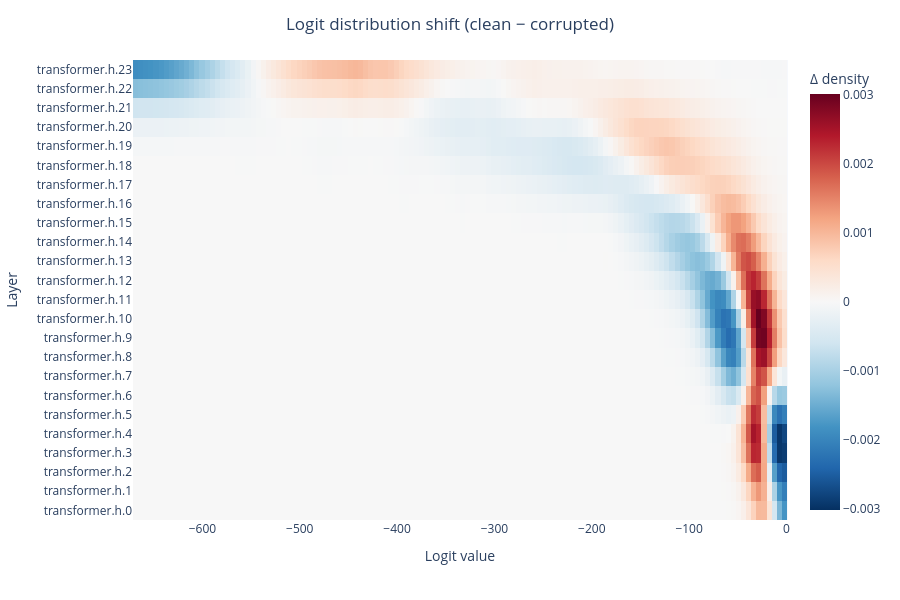

Notebook source saved alongside this figure:
### Code cell
hm_diff = compute_evolution_heatmap(filtered, n_bins=128, sigma=1.5, mode="diff")
fig = plot_evolution_heatmap(hm_diff)
fig.show()

### Figure 1 — Plotly figure (JSON) as saved in the notebook; plotly's stock layout.template omitted (floating-point values rounded to 4 significant figures; data arrays with more than 128 entries replaced by an {"elided": "..."} marker saying what was removed)
{"data": [{"colorbar": {"title": {"text": "Δ density"}}, "colorscale": [[0, "rgb(5,48,97)"], [0.1, "rgb(33,102,172)"], [0.2, "rgb(67,147,195)"], [0.3, "rgb(146,197,222)"], [0.4, "rgb(209,229,240)"], [0.5, "rgb(247,247,247)"], [0.6, "rgb(253,219,199)"], [0.7, "rgb(244,165,130)"], [0.8, "rgb(214,96,77)"], [0.9, "rgb(178,24,43)"], [1, "rgb(103,0,31)"]], "hovertemplate": "logit: %{x:.1f}<br>layer: %{y}<br>value: %{z:.4f}<extra></extra>", "type": "heatmap", "x": [-668.7, -663.4, -658.2, -652.9, -647.7, -642.4, -637.2, -631.9, -626.7, -621.4, -616.2, -610.9, -605.7, -600.4, -595.2, -589.9, -584.7, -579.4, -574.2, -568.9, -563.7, -558.4, -553.2, -547.9, -542.7, -537.4, -532.2, -526.9, -521.7, -516.5, -511.2, -506.0, -500.7, -495.5, -490.2, -485.0, -479.7, -474.5, -469.2, -464.0, -458.7, -453.5, -448.2, -443.0, -437.7, -432.5, -427.2, -422.0, -416.7, -411.5, -406.2, -401.0, -395.7, -390.5, -385.2, -380.0, -374.7, -369.5, -364.2, -359.0, -353.7, -348.5, -343.2, -338.0, -332.7, -327.5, -322.2, -317.0, -311.7, -306.5, -301.2, -296.0, -290.8, -285.5, -280.3, -275.0, -269.8, -264.5, -259.3, -254.0, -248.8, -243.5, -238.3, -233.0, -227.8, -222.5, -217.3, -212.0, -206.8, -201.5, -196.3, -191.0, -185.8, -180.5, -175.3, -170.0, -164.8, -159.5, -154.3, -149.0, -143.8, -138.5, -133.3, -128.0, -122.8, -117.5, -112.3, -107.0, -101.8, -96.54, -91.29, -86.05, -80.8, -75.55, -70.3, -65.05, -59.8, -54.55, -49.3, -44.05, -38.81, -33.56, -28.31, -23.06, -17.81, -12.56, -7.312, -2.063], "y": ["transformer.h.0", "transformer.h.1", "transformer.h.2", "transformer.h.3", "transformer.h.4", "transformer.h.5", "transformer.h.6", "transformer.h.7", "transformer.h.8", "transformer.h.9", "transformer.h.10", "transformer.h.11", "transformer.h.12", "transformer.h.13", "transformer.h.14", "transformer.h.15", "transformer.h.16", "transformer.h.17", "transformer.h.18", "transformer.h.19", "transformer.h.20", "transformer.h.21", "transformer.h.22", "transformer.h.23"], "z": {"elided": "24x128 float values"}, "zmax": 0.003019, "zmin": -0.003019}], "layout": {"font": {"size": 12}, "height": 600, "margin": {"b": 80, "l": 60, "r": 40, "t": 60}, "title": {"text": "Logit distribution shift (clean − corrupted)", "x": 0.5, "xanchor": "center"}, "width": 900, "xaxis": {"title": {"text": "Logit value"}}, "yaxis": {"title": {"text": "Layer"}}}}
